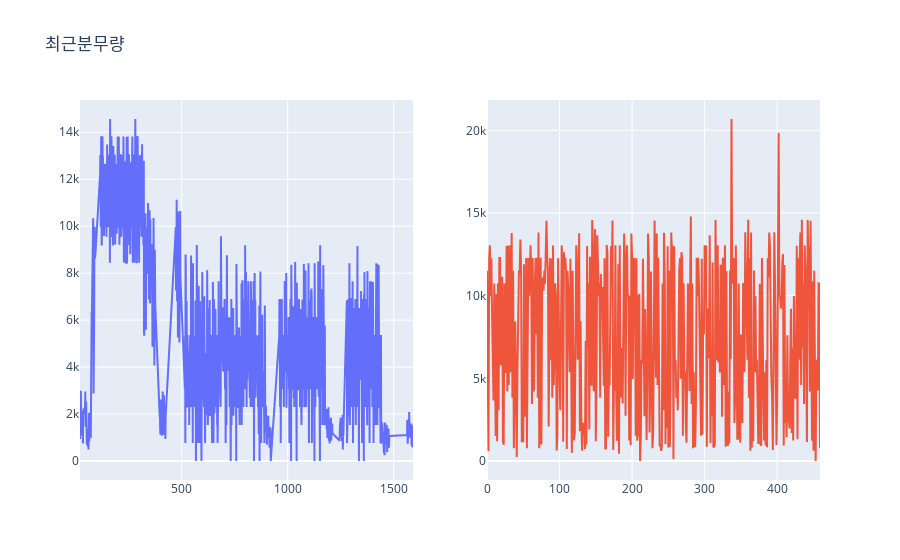

Notebook code for this chart:
### Code cell
fig = make_subplots(rows=1, cols=2)

fig.add_trace(
    go.Scatter(x = train_df_meta['최근분무량'].index, y =  train_df_meta['최근분무량'], text=train_df_meta["이미지"]),
    row=1, col=1
)

fig.add_trace(
    go.Scatter(x = test_df['최근분무량'].index, y =  test_df['최근분무량'], text=test_df["이미지"]),
    row=1, col=2
)
fig.update_layout(showlegend=False, title_text='최근분무량')
fig.show()

### Figure 1 — Plotly figure (JSON) as saved in the notebook; plotly's stock layout.template omitted (floating-point values rounded to 4 significant figures; data arrays with more than 128 entries replaced by an {"elided": "..."} marker saying what was removed)
{"data": [{"text": {"elided": "1278 str values"}, "type": "scatter", "x": {"elided": "1278 int values"}, "xaxis": "x", "y": {"elided": "1278 float values"}, "yaxis": "y"}, {"text": {"elided": "460 str values"}, "type": "scatter", "x": {"elided": "460 int values"}, "xaxis": "x2", "y": {"elided": "460 float values"}, "yaxis": "y2"}], "layout": {"showlegend": false, "title": {"text": "최근분무량"}, "xaxis": {"anchor": "y", "domain": [0, 0.45]}, "xaxis2": {"anchor": "y2", "domain": [0.55, 1]}, "yaxis": {"anchor": "x", "domain": [0, 1]}, "yaxis2": {"anchor": "x2", "domain": [0, 1]}}}
